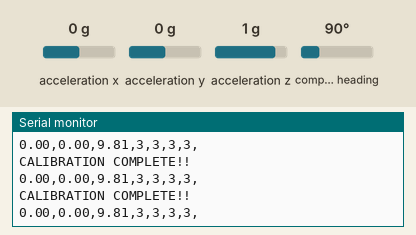
Simulated run of this sketch. Board: Arduino Nano, built with avr-gcc and run on an emulated ATmega328P. Parts: the last lines printed to the serial monitor. The inputs (shaded band) are chosen by the test bench; at power-on: acceleration x 0 g, acceleration y 0 g, acceleration z 1 g, compass heading 90°.

Above: at 2.2 s.
2.3 s: acceleration x set to -1.4 g
At 2.35 s:
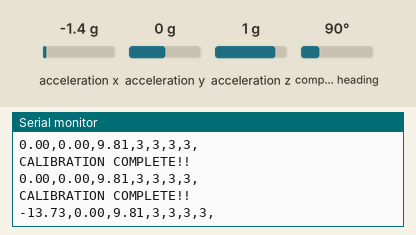
3.8 s: acceleration y set to -1.4 g
At 4.31 s:
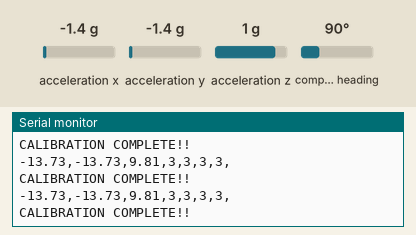
5.3 s: acceleration z set to -1.4 g
At 5.35 s:
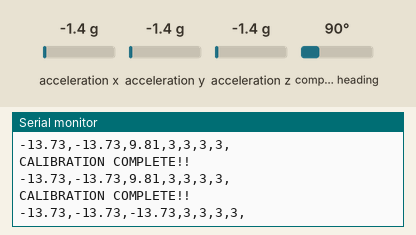

Measured:
- after the input at 2.3 s, the serial monitor: prints a new line after 0.05 s (image 1)
- after the input at 3.8 s, the serial monitor: prints a new line after 0.10 s (image 2)
- after the input at 5.3 s, the serial monitor: prints a new line at once (image 3)

The sketch:

BNO055_Cal.ino
```cpp
/*
Calibration of the BNO055 IMU using the Arduino Nano BLE 33

Accelerometer calibration really sucks, so we report the acceleration too.
*/

#include <Wire.h>
#include <Adafruit_Sensor.h>
#include <Adafruit_BNO055.h>
#include <utility/imumaths.h>

#define BNO055_SAMPLERATE_DELAY_MS (100)

Adafruit_BNO055 myIMU = Adafruit_BNO055();
uint8_t sys_cal, gyro_cal, acc_cal, mag_cal = 0;
sensor_t sensor;
long bnoID;

void setup() {
  // put your setup code here, to run once:

  Serial.begin(115200);
  myIMU.begin();
  delay(1000);
  myIMU.setExtCrystalUse(true);
}

void loop() {
   // put your main code here, to run repeatedly:

  myIMU.getCalibration(&sys_cal, &gyro_cal, &acc_cal, &mag_cal);

  imu::Vector<3> acc = myIMU.getVector(Adafruit_BNO055::VECTOR_ACCELEROMETER);

  if(myIMU.isFullyCalibrated()){

    Serial.println("\nCALIBRATION COMPLETE!!");

    adafruit_bno055_offsets_t newCalib;

    myIMU.getSensorOffsets(newCalib);

    myIMU.getSensor(&sensor);
    bnoID = sensor.sensor_id;

  }

  Serial.print(acc.x());
  Serial.print(",");
  Serial.print(acc.y());
  Serial.print(",");
  Serial.print(acc.z());
  Serial.print(",");

  Serial.print(sys_cal);
  Serial.print(",");
  Serial.print(mag_cal);
  Serial.print(",");
  Serial.print(acc_cal);
  Serial.print(",");
  Serial.print(gyro_cal);
  Serial.println(",");

  delay(BNO055_SAMPLERATE_DELAY_MS);

}
```
